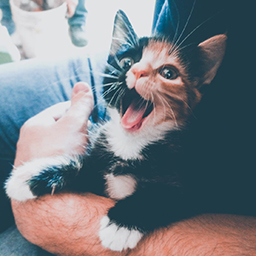
#> input picture Tizona256.jpg, 256 x 256 px, found by its file name
$ jupyter execute PDI_Practica_7.ipynb   (shell and % lines are left out)
#> lines starting #> are read from the running program, lines starting #| are printed output that depends on the picture; after the words box and inside, x2 and y2 are one past the last pixel; in counts of white or black regions, pixels touching at a corner belong together
<a href="https://colab.research.google.com/github/FaragoFa/PDI/blob/main/PDI_Practica_7.ipynb" target="_parent"></a>

# ACTIVIDAD PRACTICA 7

# Faragó Facundo - 114462

# Cargar repositorio

# Importar librerias e Imagenes

[cell 1]
import imageio      #Para leer y guardar imagenes.
import numpy as np  #Operaciones con vectores, matrices, tensores...
import matplotlib.pyplot as plt    #Para realizar graficos.
import matplotlib.image as plti    #Para guardar imagenes.
from scipy.signal import convolve2d #Función para hacer la convolución
from skimage.feature import canny


#Cargo imagen
img = imageio.imread('/content/PDI/Tizona256.jpg')/255
plt.imshow(img)

# Funciónes

## Histograma

[cell 2]
def plot_hist(im, bins, ax, cumulative=False):
    counts, borders = np.histogram(im if im.ndim==2 else rgb2yiq(im)[...,0], bins=bins, range=(0,1))
    ax.bar(range(len(counts)), np.cumsum(counts) if cumulative else counts)
    plt.xticks(ax.get_xticks(), labels=np.round(ax.get_xticks()/bins,2))
    plt.grid(alpha=0.3)

## Error medio cuadratico

[cell 3]
def rmse(img1, img2):
    return np.sqrt(np.mean((img1-img2)**2))

## Operaciones con matrices

[cell 4]
def apply_matrix(img, M):
        return np.matmul(img.reshape((-1,3)), M.T).reshape(img.shape)

### RGB - YIQ

[cell 5]
M_YIQ = np.array([[0.299, 0.587, 0.114],
                  [0.595716, -0.274453, -0.321263],
                  [0.211456, -0.522591, 0.311135]])

M_RGB = np.array([[1, 0.9563, 0.6210],
                  [1, -0.2721, -0.6474],
                  [1, -1.1070, 1.7046]])

def apply_matrix(img, M):
    return np.matmul(img.reshape((-1,3)), M.T).reshape(img.shape)

def rgb2yiq(img):
    return apply_matrix(img, M_YIQ)
#> in apply_matrix, `return np.matmul(img.reshape((-1,3)), M.T).reshape(img.shape)`:
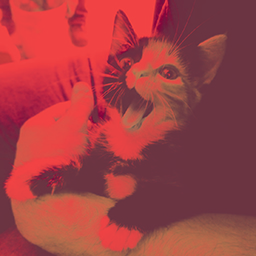
#> returned value: shape (256, 256, 3) float64; mean of channels 0, 1, 2 0.49, -0.0206, 0.00266; drawn with min black and max white

def yiq2rgb(img):
    return apply_matrix(img, M_RGB)

### Matriz Gaussiana

[cell 6]
import scipy.stats as st #Para hacer el filtro Gaussiano

def gaussian(N, sigma=1):
    x = np.linspace(-sigma, sigma, N+1) #linspace crea un vector de valores entre -sigma y sigma igualmente distribuidos
    gaussian_dist = np.diff(st.norm.cdf(x)) #CDF = Cumulative distribution function NORM: distribucion normal/gaussiana.
    gaussian_filter = np.outer(gaussian_dist, gaussian_dist)
    return gaussian_filter/gaussian_filter.sum()

## Operaciones con Kernels

### Graficar el Kernel en 3D

[cell 7]
def plot_kernel(data, ax=None):
    rows, cols = data.shape
    y, x = np.meshgrid(np.arange(rows),np.arange(cols),indexing='ij')
    if ax == None:
        fig = plt.figure()
        ax = fig.gca(projection='3d')
    _min, _max = (np.min(data), np.max(data))
    ax.plot_surface(x, y, data.T, cmap=cm.jet, vmin=_min, vmax=_max)

### Graficar imagen, imagen filtrada y kernel en un solo grafico.

[cell 8]
def plot_images_and_kernel(img, img_filt, kernel):
    fig = plt.figure(figsize=(17,5))
    ax1 = fig.add_subplot(131)
    ax1.imshow(img, 'gray')
    ax1.title.set_text('Input image')
    ax2 = fig.add_subplot(132)
    ax2.imshow(img_filt, 'gray')
    ax2.title.set_text('Filtered image')
    ax3 = fig.add_subplot(133, projection='3d')
    plot_kernel(kernel, ax=ax3)
    ax3.title.set_text('Kernel')
    plt.show()

## Matriz Gaussiana

[cell 9]
import scipy.stats as st #Para hacer el filtro Gaussiano

def gaussian(N, sigma=1):
    x = np.linspace(-sigma, sigma, N+1) #linspace crea un vector de valores entre -sigma y sigma igualmente distribuidos
    gaussian_dist = np.diff(st.norm.cdf(x)) #CDF = Cumulative distribution function NORM: distribucion normal/gaussiana.
    gaussian_filter = np.outer(gaussian_dist, gaussian_dist)
    return gaussian_filter/gaussian_filter.sum()

## Downsamplings

### Downsampling xN

[cell 10]
def downsampling(img,N):
  img_out = img[::N,::N]
  return img_out

### Downsampling promediando cuadricula de 2x2

[cell 11]
def downsampling_avg (img):
    N,M = img.shape
    img_out = np.zeros ((N//2,M//2))
    xx = 0
    yy = 0
    for x in range (0, (N//2)):
      yy = 0
      for y in range (0,(M//2)):
        img_out[x,y] = (img[xx,yy] + img[xx+1,yy] + img[xx,yy+1] + img[xx+1,yy+1])/4
        yy += 2
      xx += 2

    return img_out

### Downsampling fft

[cell 12]
def downsampling_fft(img):
    N,M = img.shape
    x = np.fft.fftshift(np.fft.fft2(img))
    x2 = x[N//4:N-N//4,::]
    N2,M2 = x2.shape
    img_out = np.zeros((N2,M2))
    img_out = np.fft.ifft2(np.fft.ifftshift(x2))
    return img_out.real

## Upsamplings

### Upsampling x2

[cell 13]
def upsampling_x2 (img):
    N,M = img.shape
    img_out = np.zeros ((N*2,M*2))
    xx = 0
    yy = 0
    for x in range (0, N):
      yy = 0
      for y in range (0,M):
        img_out[xx,yy] = img[x,y]
        img_out[xx+1,yy] = img[x,y]
        img_out[xx,yy+1] = img[x,y]
        img_out[xx+1,yy+1] = img[x,y]
        yy += 2
      xx += 2

    return img_out

### Interpolación bilineal

[cell 14]
def upsampling_ib (img):
    k = [1/2,1,1/2]
    sec = np.expand_dims(k,1)
    kernel = np.matmul(sec,sec.T)
    img2 = upsampling_x2 (img)
    img_out = convolve2d(img2, kernel, mode='same',boundary='symm')
    return img_out

### Interpolación bicúbica

[cell 15]
def upsampling_bc (img):
    k = [-1/8,5/8,1,5/8,-1/8]
    sec = np.expand_dims(k,1)
    kernel = np.matmul(sec,sec.T)
    img2 = upsampling_x2 (img)
    img_out = convolve2d(img2, kernel, mode='same',boundary='symm')
    return img_out

### Upsampling fft

[cell 16]
def upsampling_fft(img):
    N,M = img.shape
    x = np.fft.fftshift(np.fft.fft2(img))
    x2 = np.pad(x, ((250,250),(250,250)),'constant')
    N2,M2 = x2.shape
    img_out = np.zeros((N2,M2))
    img_out = np.fft.ifft2(np.fft.ifftshift(x2))
    return img_out.real

## Difusión del error por scanline

[cell 17]
def cuantizacion_scanline(img, level):
    N,M = img.shape
    img_out = np.zeros((N,M))

    for x in range (0,N):
        error = 0
        for y in range (1,M):
            pixel_original = img[x,y].copy()
            pixel_modificado = np.round(pixel_original*(level-1)+error)/(level-1)
            img_out[x,y] = pixel_modificado
            error += pixel_original - pixel_modificado

    return img_out

## Dithering de Floyd-Steinberg

[cell 18]
def cuantizacion_fsteinberg (img, level):
    img_aux = np.array (img,dtype = float)
    for i in range(0,img.shape[0]-1):
      for j  in range(0, img.shape[1]-1):
        oldpixel = img_aux[i,j].copy()
        newpixel = np.round(oldpixel*(level-1))/(level-1)
        img_aux[i,j] = newpixel
        error = oldpixel - newpixel
        img_aux[i+1,j] += error*(7/16)
        img_aux[i-1,j+1] += error*(3/16)
        img_aux[i,j+1] += error*(5/16)
        img_aux[i+1,j+1] += error*(1/16)

    return img_aux

# Practica

Para cada uno de los siguientes incisos, definir una función que haga las tareas especificadas sobre una imagen en escala de grises.

## 1. Upsampling / Downsampling x2

### 1.1. Definir una función que haga un downsampling x2 de la imagen de entrada utilizando los siguientes métodos:

1. Sampling cada 2 pixeles
2. Promedio de una cuadrícula de 2x2
3. Filtro gaussiano + sampling cada 2 pixeles

### 1.2. Definir una función que haga un upsampling x2 de la imagen de entrada utilizando los siguientes métodos:

1. Repetir pixeles en una grilla de 2x2
2. Interpolación bilineal
3. Interpolación bicúbica
4. Repetir pixeles en una grilla de 2x2 y aplicar filtro gaussiano

## 2. Upsampling / Downsampling usando FFT

1. Upsampling: Calcular la transformada de Fourier de la imagen, agregar un padding de ceros alrededor del espectro para obtener el tamaño de imagen deseado y antitransformar el espectro con padding
2. Downsampling: Calcular la transformada de Fourier de la imagen, recortar los bordes del espectro al tamaño deseado y antitransformar el espectro recortado

## 3. Cuantización

Cuantizar los niveles de grises de la imagen utilizando los siguientes métodos:

1. Cuantización uniforme
2. Difusión del error por scanline
3. Dithering de Floyd-Steinberg

[cell 19]
img = rgb2yiq(img)[:,:,0]
#> img: shape (256, 256) float64
plt.imshow (img, 'gray')

## Downsampling

### Downsampling x2

[cell 20]
img2 = downsampling(img,2)

fig, axes = plt.subplots(1, 2, figsize=(15,5))
axes[0].imshow(img,'gray')
axes[1].imshow(img2,'gray')
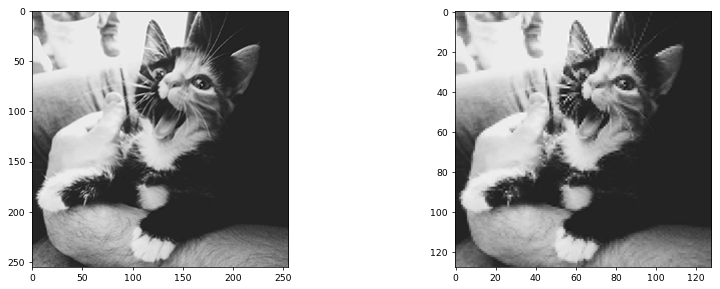
#> figure drawn by matplotlib, 2 panels

### Downsampling promedio

[cell 21]
img2 = downsampling_avg(img)
#> after the loop in downsampling_avg, `for x in range (0, (N//2)):`:
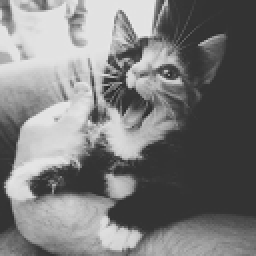
#> img_out: shape (128, 128) float64 (shown 2 times larger); min 0.147, max 0.915, mean 0.49
#> after the loop in downsampling_avg, `for x in range (0, (N//2)):`: xx = 256

fig, axes = plt.subplots(1, 2, figsize=(15,5))
axes[0].imshow(img,'gray')
axes[1].imshow(img2,'gray')

### Filtro gaussiano + sampling cada 2 pixeles

[cell 22]
kernel = gaussian(3)
img_filt = convolve2d(img, kernel, mode='same',boundary='symm')

img2 = downsampling(img_filt,2)

fig, axes = plt.subplots(1, 2, figsize=(15,5))
axes[0].imshow(img,'gray')
axes[1].imshow(img2,'gray')

### Downsampling usando fft

[cell 23]
img2 = downsampling_fft(img)
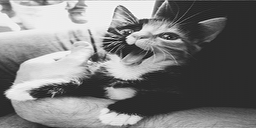
#> img2: shape (128, 256) float64; min 0.103, max 1.9, mean 0.981; drawn with min black and max white

fig, axes = plt.subplots(1, 2, figsize=(15,5))
axes[0].imshow(img,'gray')
axes[1].imshow(img2,'gray')

## Upsampling

### Upsampling x2

[cell 24]
img2 = upsampling_x2(img)
#> after the loop in upsampling_x2, `for x in range (0, N):`: xx = 512

fig, axes = plt.subplots(1, 2, figsize=(15,5))
axes[0].imshow(img,'gray')
axes[1].imshow(img2,'gray')

### Interpolación bilineal

[cell 25]
img2 = upsampling_ib(img)
#> in upsampling_ib, `img_out = convolve2d(img2, kernel, mode='same',boundary='symm')`:
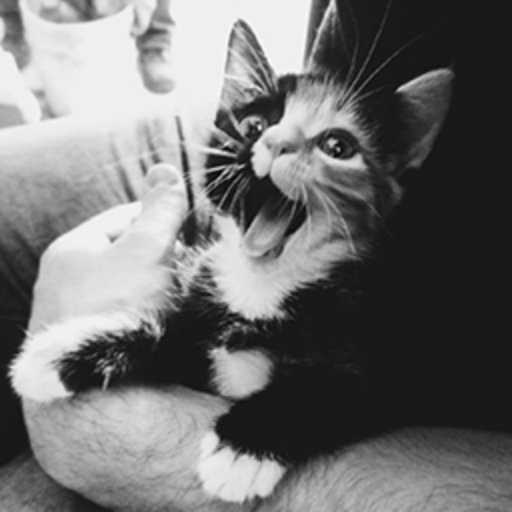
#> img_out: shape (512, 512) float64; min 0.492, max 3.76, mean 1.96; drawn with min black and max white

fig, axes = plt.subplots(1, 2, figsize=(15,5))
axes[0].imshow(img,'gray')
axes[1].imshow(img2,'gray')

### Interpolación bicúbica

[cell 26]
img2 = upsampling_bc(img)

fig, axes = plt.subplots(1, 2, figsize=(15,5))
axes[0].imshow(img,'gray')
axes[1].imshow(img2,'gray')

### Repetir pixeles en una grilla de 2x2 y aplicar filtro gaussiano

[cell 27]
kernel = gaussian(3)
img2 = upsampling_x2(img)
img_filt = convolve2d(img2, kernel, mode='same',boundary='symm')
#> img_filt: shape (512, 512) float64


fig, axes = plt.subplots(1, 2, figsize=(15,5))
axes[0].imshow(img,'gray')
axes[1].imshow(img_filt,'gray')

### Upsampling usando fft

[cell 28]
img2 = upsampling_fft(img)
#> img2: shape (756, 756) float64

fig, axes = plt.subplots(1, 2, figsize=(15,5))
axes[0].imshow(img,'gray')
axes[1].imshow(img2,'gray')

## Cuantizacion

### Cuantizacion Uniforme

[cell 29]
img2 = np.round(img*4)/4
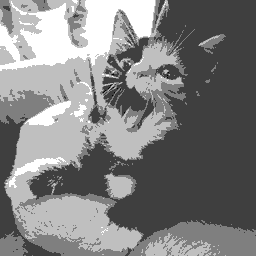
#> img2: shape (256, 256) float64; min 0, max 1, mean 0.508

fig, axes = plt.subplots(1, 2, figsize=(15,5))
axes[0].imshow(img,'gray')
axes[1].imshow(img2,'gray')

### Difusión del error por scanline

[cell 30]
img2 = cuantizacion_scanline(img,4)
#> after the loop in cuantizacion_scanline, `for x in range (0,N):`:
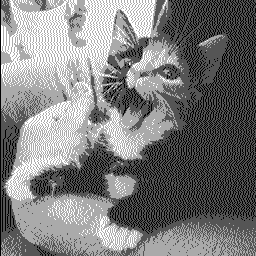
#> img_out: shape (256, 256) float64; min 0, max 1, mean 0.489
img3 = np.round(img2)
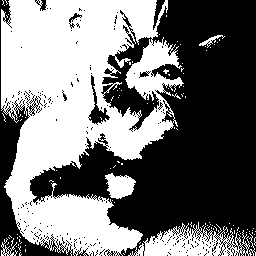
#> img3: shape (256, 256) float64; values 0 (black) and 1 (white), 47.1% white; 103 white regions (99 under 20 px), largest, box (x1, y1, x2, y2) and area: (1, 0, 256, 256) 29856, (105, 173, 136, 199) 546, (1, 238, 18, 256) 96, (199, 35, 225, 48) 93

fig, axes = plt.subplots(1, 3, figsize=(15,5))
axes[0].imshow(img,'gray')
axes[1].imshow(img2,'gray')
axes[2].imshow(img3, 'gray')

### Dithering de Floyd-Steinberg

[cell 31]
img2 = cuantizacion_fsteinberg(img,4)
#> after the loop in cuantizacion_fsteinberg, `for i in range(0,img.shape[0]-1):`:
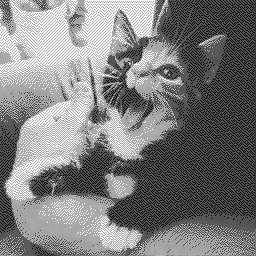
#> img_aux: shape (256, 256) float64; min -0.0312, max 1.03, mean 0.49; drawn with min black and max white
img3 = np.round(img2)
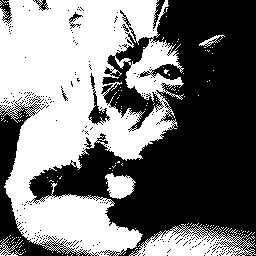
#> img3: shape (256, 256) float64; values 0 (black) and 1 (white), 47.3% white; 155 white regions (150 under 20 px), largest, box (x1, y1, x2, y2) and area: (0, 0, 184, 256) 27897, (129, 223, 256, 256) 2095, (105, 173, 136, 199) 537, (0, 237, 24, 256) 118, (199, 35, 225, 47) 94

fig, axes = plt.subplots(1, 3, figsize=(15,5))
axes[0].imshow(img,'gray')
axes[1].imshow(img2,'gray')
axes[2].imshow(img3, 'gray')

$ run again, with Lambda256.jpg copied over Tizona256.jpg
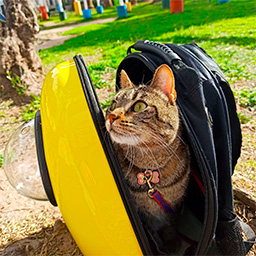
#> input picture Lambda256.jpg, 256 x 256 px, found by its file name
#> after the loop in downsampling_avg, `for x in range (0, (N//2)):`: xx = 256
#> after the loop in upsampling_x2, `for x in range (0, N):`:
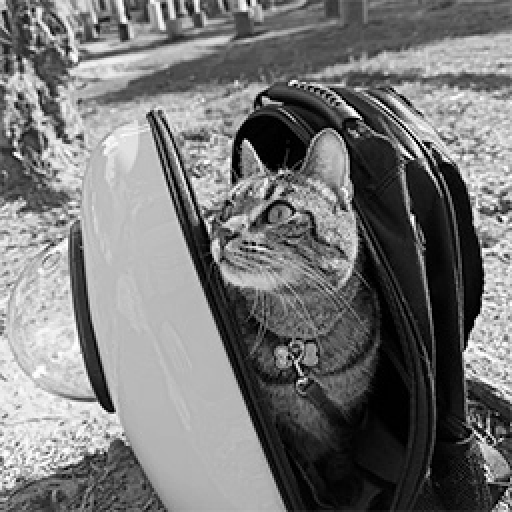
#> img_out: shape (512, 512) float64; min 0, max 1, mean 0.465
#> after the loop in upsampling_x2, `for x in range (0, N):`: xx = 512
#> `img3 = np.round(img2)`:
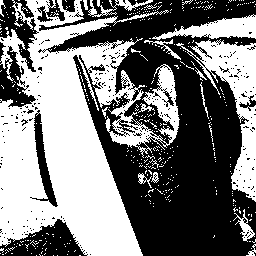
#> img3: shape (256, 256) float64; values 0 (black) and 1 (white), 48.3% white; 399 white regions (380 under 20 px), largest, box (x1, y1, x2, y2) and area: (0, 0, 180, 256) 24442, (176, 39, 256, 202) 3957, (152, 14, 256, 40) 1285
